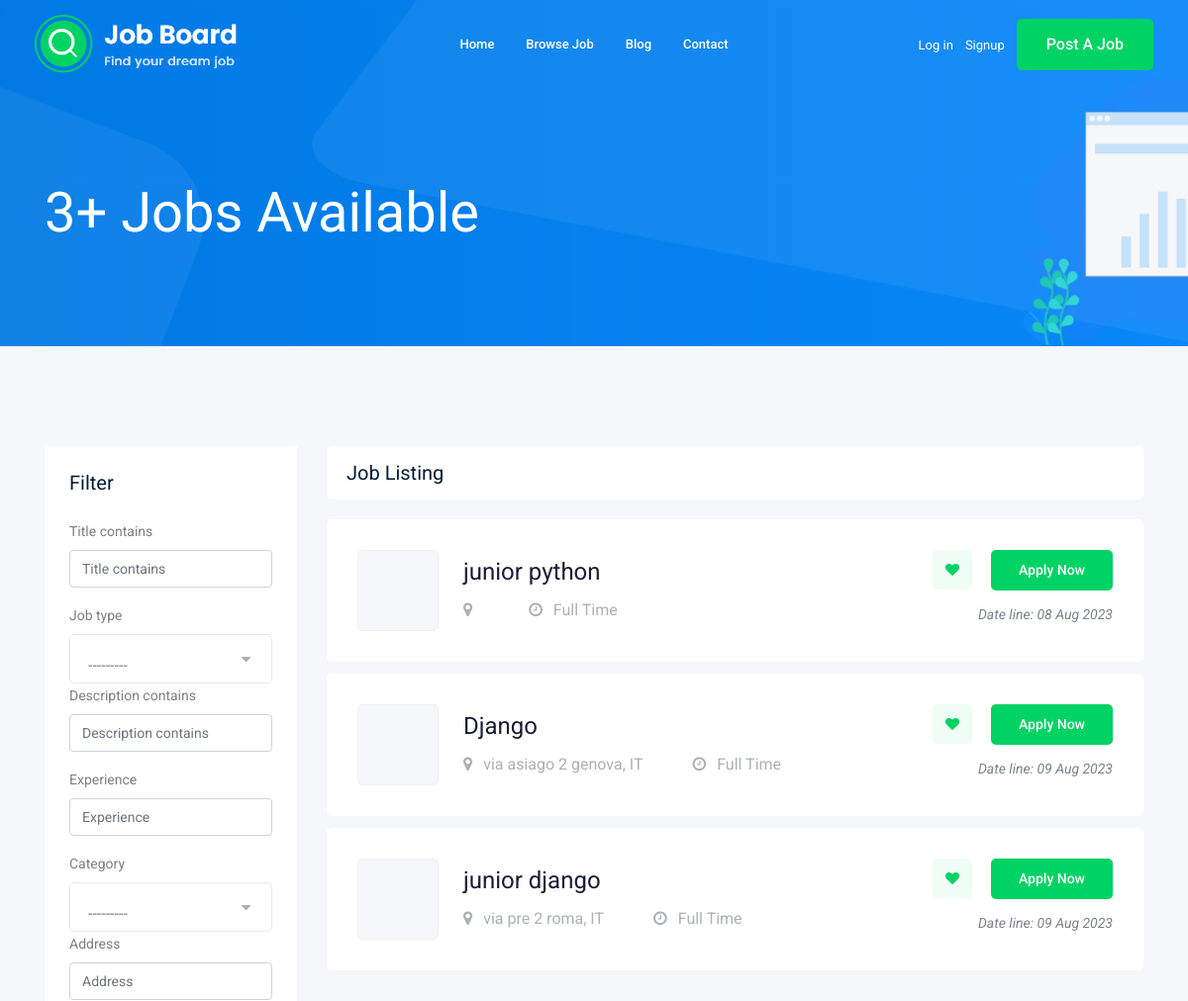
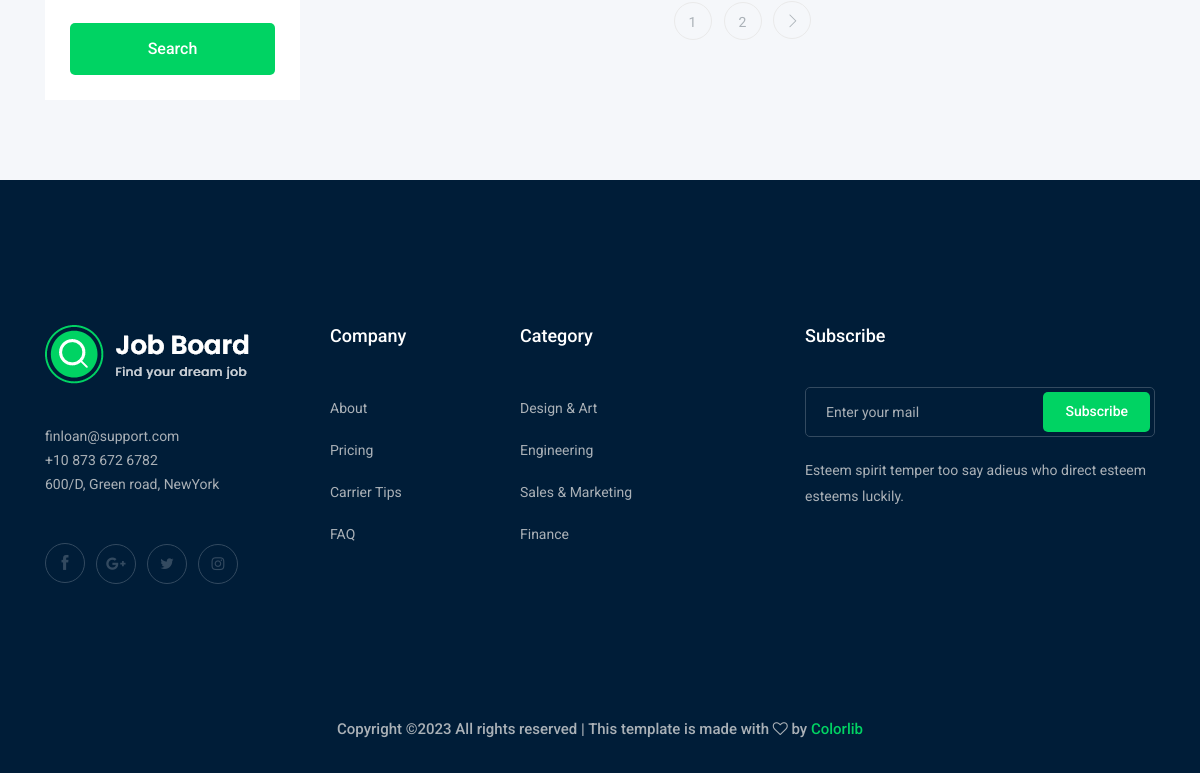
Screenshot of /jobs/ with the database file from the repository (2 pictures, top to bottom).
### job/models.py (models this page shows, shortened)
class Job(models.Model):
    owner = models.ForeignKey(User, related_name='job_owner', on_delete=models.CASCADE)
    title = models.CharField(max_length=100)  # column
    job_type = models.CharField(max_length=15 , choices=JOB_TYPE)
    description = models.TextField(max_length=1000)
    published_at = models.DateTimeField(auto_now=True)
    Vacancy = models.IntegerField(default=1)
    salary = models.IntegerField(default=0)
    experience = models.IntegerField(default=1)
    category = models.ForeignKey('Category',on_delete=models.CASCADE)
    image = models.ImageField(upload_to=image_upload,blank=True,null=True)
    slug = models.SlugField(blank=True, null=True)
    address=models.CharField(max_length=100,blank=True,null=True)
    def __str__(self):
        return self.title

### job/views.py (the view)
# urls.py: path('',views.job_list , name='job_list'),
def job_list(request):
    job_list = Job.objects.all()
    myfilter = JobFilter(request.GET,queryset=job_list)
    job_list=myfilter.qs
    paginator = Paginator(job_list, 3)
    page_number = request.GET.get('page')
    page_obj = paginator.get_page(page_number)
    context = {'jobs' :page_obj , 'myfilter' : myfilter}
    return render(request, 'job/job_list.html', context)

### job/models.py (called while the page is built)
    def __str__(self):
        return self.name

### job/templates/job/job_list.html (shortened to what this page needs)
{% extends 'base.html' %}
{% load bootstrap4 %}
{% block body %}
    <div class="bradcam_area bradcam_bg_1">
        <div class="container">
            <div class="row">
                <div class="col-xl-12">
                    <div class="bradcam_text">
                        <h3>{{ jobs|length }}+ Jobs Available</h3>
                    </div>
                </div>
            </div>
        </div>
    </div>
    <div class="job_listing_area plus_padding">
        <div class="container">
            <div class="row">
                <div class="col-lg-3">
                    <div class="job_filter white-bg">
                        <div class="form_inner white-bg">
                            <h3>Filter</h3>
                            <form method="GET">
                                {% bootstrap_form myfilter.form %}
                                <input type="submit" value="Search" class="boxed-btn3 w-100 mt-2">
                            </form>
                        </div>
                    </div>
                </div>
                <div class="col-lg-9">
                    <div class="recent_joblist_wrap">
                        <div class="recent_joblist white-bg ">
                            <div class="row align-items-center">
                                <div class="col-md-6">
                                    <h4>Job Listing</h4>
                                </div>
                                <div class="col-md-6">
                                </div>
                            </div>
                        </div>
                    </div>
                    <div class="job_lists m-0">
                        <div class="row">
                           {% for job in jobs %}
                            <div class="col-lg-12 col-md-12">
                                <div class="single_jobs white-bg d-flex justify-content-between">
                                    <div class="jobs_left d-flex align-items-center">
                                        <div class="thumb">
                                        </div>
                                        <div class="jobs_conetent">
                                            <a href="{% url 'jobs:job_detail' job.slug %}"><h4>{{job}}</h4></a>
                                            <div class="links_locat d-flex align-items-center">
                                                <div class="location">
                                                    <p> <i class="fa fa-map-marker"></i> {% if job.address %} {{job.address}} {% endif %}</p>
                                                </div>
                                                <div class="location">
                                                    <p> <i class="fa fa-clock-o"></i> {{job.job_type}}</p>
                                                </div>
                                            </div>
                                        </div>
                                    </div>
                                    <div class="jobs_right">
                                        <div class="apply_now">
                                            <a class="heart_mark" href="#"> <i class="fa fa-heart"></i> </a>
                                            <a href="{% url 'jobs:job_detail' job.slug %}" class="boxed-btn3">Apply Now</a>
                                        </div>
                                        <div class="date">
                                            <p>Date line: {{job.published_at|date:'d M o'}}</p>
                                        </div>
                                    </div>
                                </div>
                            </div>
                            {% endfor %}
                        </div>
                        {% if jobs.has_other_pages %}
                            <div class="row">
                                <div class="col-lg-12">
                                    <div class="pagination_wrap">
                                        <ul>
                                            {% for i in jobs.paginator.page_range %}
                                                <li><a href="?page={{i}}"><span>{{i}}</span></a></li>
                                            {% endfor %}
                                            {% if jobs.has_next %}
                                                <li><a href="?page={{jobs.next_page_number}}"> <i class="ti-angle-right"></i> </a></li>
                                            {% endif %}
                                        </ul>
                                    </div>
                                </div>
                            </div>
                        {% endif %}
                    </div>
                </div>
            </div>
        </div>
    </div>
{% endblock body %}

### templates/base.html (shortened to what this page needs)
<!doctype html>
{% load static %}
<html class="no-js" lang="zxx">
<head>
    <link rel="stylesheet" href="{% static 'css/bootstrap.min.css' %}">
    <link rel="stylesheet" href="{% static 'css/owl.carousel.min.css' %}">
    <link rel="stylesheet" href="{% static 'css/magnific-popup.css' %}">
    <link rel="stylesheet" href="{% static 'css/font-awesome.min.css' %}">
    <link rel="stylesheet" href="{% static 'css/themify-icons.css' %}">
    <link rel="stylesheet" href="{% static 'css/nice-select.css' %}">
    <link rel="stylesheet" href="{% static 'css/flaticon.css' %}">
    <link rel="stylesheet" href="{% static 'css/jquery-ui.css' %}">
    <link rel="stylesheet" href="{% static 'css/gijgo.css' %}">
    <link rel="stylesheet" href="{% static 'css/animate.min.css' %}">
    <link rel="stylesheet" href="{% static 'css/slicknav.css' %}">
    <link rel="stylesheet" href="{% static 'css/style.css' %}">
</head>
<body>
    <header>
        <div class="header-area ">
            <div id="sticky-header" class="main-header-area">
                <div class="container-fluid ">
                    <div class="header_bottom_border">
                        <div class="row align-items-center">
                            <div class="col-xl-3 col-lg-2">
                                <div class="logo">
                                    <a href="index.html">
                                        <img src="{% static 'img/logo.png' %}" alt="">
                                    </a>
                                </div>
                            </div>
                            <div class="col-xl-6 col-lg-7">
                                <div class="main-menu  d-none d-lg-block">
                                    <nav>
                                        <ul id="navigation">
                                            <li><a href="/jobs/">home</a></li>
                                            <li><a href="">Browse Job</a></li>
                                            <li><a href="">Blog</a></li>
                                            <li><a href="{% url 'contact:contact' %}">Contact</a></li>
                                        </ul>
                                    </nav>
                                </div>
                            </div>
                            <div class="col-xl-3 col-lg-3 d-none d-lg-block">
                                <div class="Appointment">
                                    {% if request.user.is_authenticated %}
                                    <div class="phone_num d-none d-xl-block">
                                        <a href="{% url 'accounts:profile' %}">Profile</a>
                                    </div>
                                    <div class="phone_num d-none d-xl-block">
                                            <a href="{% url 'logout' %}">Logout</a>
                                        </div>
                                    {% else %}
                                        <div class="phone_num d-none d-xl-block">
                                            <a href="{% url 'login' %}">Log in</a>
                                        </div>
                                       <div class="phone_num d-none d-xl-block">
                                            <a href="{% url 'accounts:signup' %}">Signup</a>
                                        </div>
                                    {% endif %}
                                    <div class="d-none d-lg-block">
                                        <a class="boxed-btn3" href="{% url 'job:add_job' %}">Post a Job</a>
                                    </div>
                                </div>
                            </div>
                            <div class="col-12">
                            </div>
                        </div>
                    </div>
                </div>
            </div>
        </div>
    </header>
    {% block body %}
    {% endblock body %}
    <footer class="footer">
        <div class="footer_top">
            <div class="container">
                <div class="row">
                    <div class="col-xl-3 col-md-6 col-lg-3">
                        <div class="footer_widget wow fadeInUp" data-wow-duration="1s" data-wow-delay=".3s">
                            <div class="footer_logo">
                                <a href="#">
                                    <img src="img/logo.png" alt="">
                                </a>
                            </div>
                            <p>
                                finloan@support.com <br>
                                +10 873 672 6782 <br>
                                600/D, Green road, NewYork
                            </p>
                            <div class="socail_links">
                                <ul>
                                    <li>
                                        <a href="#">
                                            <i class="ti-facebook"></i>
                                        </a>
                                    </li>
                                    <li>
                                        <a href="#">
                                            <i class="fa fa-google-plus"></i>
                                        </a>
                                    </li>
                                    <li>
                                        <a href="#">
                                            <i class="fa fa-twitter"></i>
                                        </a>
                                    </li>
                                    <li>
                                        <a href="#">
                                            <i class="fa fa-instagram"></i>
                                        </a>
                                    </li>
                                </ul>
                            </div>
                        </div>
                    </div>
                    <div class="col-xl-2 col-md-6 col-lg-2">
                        <div class="footer_widget wow fadeInUp" data-wow-duration="1.1s" data-wow-delay=".4s">
                            <h3 class="footer_title">
                                Company
                            </h3>
                            <ul>
                                <li><a href="#">About </a></li>
                                <li><a href="#"> Pricing</a></li>
                                <li><a href="#">Carrier Tips</a></li>
                                <li><a href="#">FAQ</a></li>
                            </ul>
                        </div>
                    </div>
                    <div class="col-xl-3 col-md-6 col-lg-3">
                        <div class="footer_widget wow fadeInUp" data-wow-duration="1.2s" data-wow-delay=".5s">
                            <h3 class="footer_title">
                                Category
                            </h3>
                            <ul>
                                <li><a href="#">Design & Art</a></li>
                                <li><a href="#">Engineering</a></li>
                                <li><a href="#">Sales & Marketing</a></li>
                                <li><a href="#">Finance</a></li>
                            </ul>
                        </div>
                    </div>
                    <div class="col-xl-4 col-md-6 col-lg-4">
                        <div class="footer_widget wow fadeInUp" data-wow-duration="1.3s" data-wow-delay=".6s">
                            <h3 class="footer_title">
                                Subscribe
                            </h3>
                            <form action="#" class="newsletter_form">
                                <input type="text" placeholder="Enter your mail">
                                <button type="submit">Subscribe</button>
                            </form>
                            <p class="newsletter_text">Esteem spirit temper too say adieus who direct esteem esteems
                                luckily.</p>
                        </div>
                    </div>
                </div>
            </div>
        </div>
        <div class="copy-right_text wow fadeInUp" data-wow-duration="1.4s" data-wow-delay=".3s">
            <div class="container">
                <div class="row">
                    <div class="col-xl-12">
                        <p class="copy_right text-center">
Copyright &copy;<script>document.write(new Date().getFullYear());</script> All rights reserved | This template is made with <i class="fa fa-heart-o" aria-hidden="true"></i> by <a href="https://colorlib.com" target="_blank">Colorlib</a>
                        </p>
                    </div>
                </div>
            </div>
        </div>
    </footer>
</body>
</html>

### rows the page displays
Job: title "junior python", job_type "Full Time", published_at "08 Aug 2023"
Job: title "Django", address "via asiago 2 genova, IT", job_type "Full Time", published_at "09 Aug 2023"
Job: title "junior django", address "via pre 2 roma, IT", job_type "Full Time", published_at "09 Aug 2023"

### other values shown
{{ jobs|length }} "3"
{{ i }} "1" "2"
